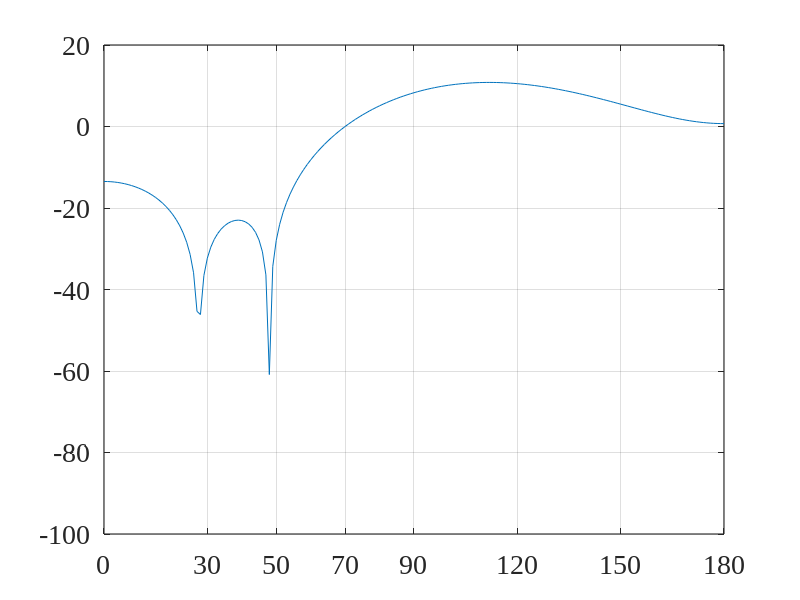
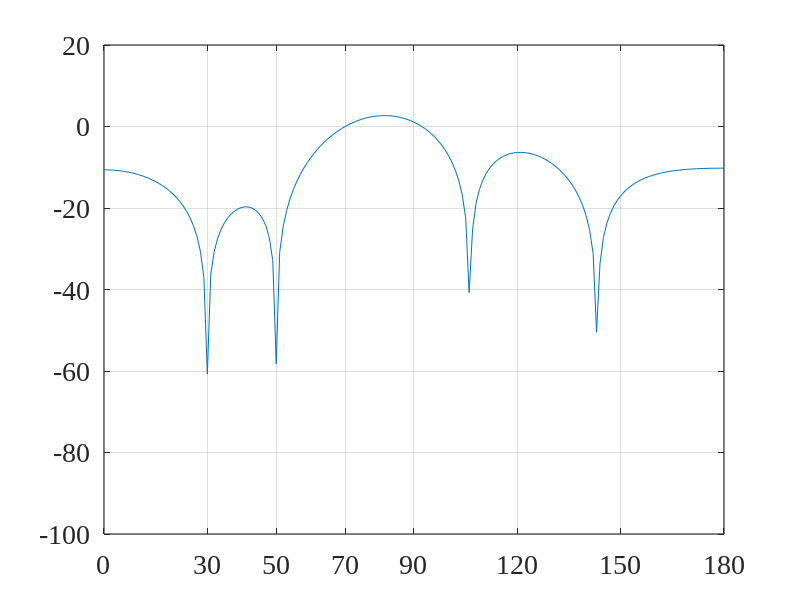
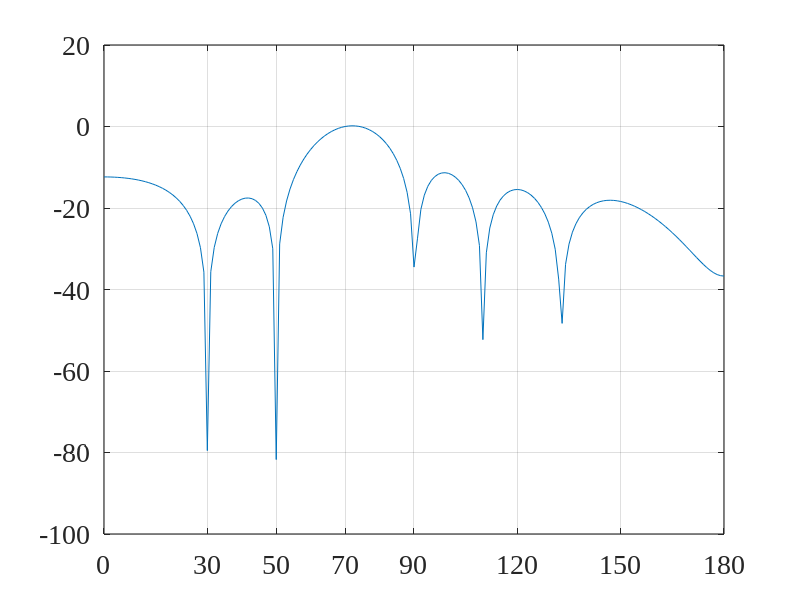
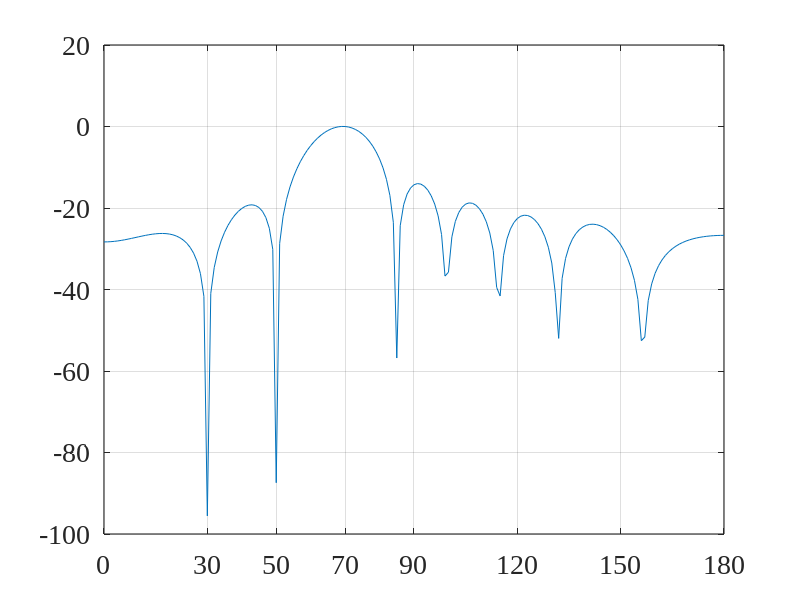

The MATLAB source for these figures, in order:
close all; clc; clear all;
linewd = 0.8;
hcfontsize = 20;
MarkerSize=9;

M_values=[10 20 30 40]; % Number of sensors

% Input:
c=340; % voice velocity

A0=0.5;
T=500;
f0=0.1;
f=0.1;

theta_d=70/180*pi;
theta_u1=50/180*pi;
theta_u2=30/180*pi;

alpha=0.01; % sigma_w^2/sigma_u^2

M=M_values(1);

d=exp(-1i*2*pi*f.*(0:(M-1))'*cos(theta_d));
du1=exp(-1i*2*pi*f.*(0:(M-1))'*cos(theta_u1));
du2=exp(-1i*2*pi*f.*(0:(M-1))'*cos(theta_u2));
phiV0=T*du1*du1'+T*du2*du2'+T*alpha*eye(M);
phiX1=A0^2/4*(sin(T*pi*(f+f0))./sin(pi*(f+f0))).^2+A0^2/4*(sin(T*pi*(f-f0+eps))./sin(pi*(f-f0+eps))).^2;

iSNR_dB=0;
iSNR=10^(iSNR_dB/10);

phiV1=T*A0^2/2./iSNR;
sigma2=T*A0^2/2./iSNR/phiV0(1,1);
phiV=sigma2*phiV0;

I_M=eye(M);
i_i=I_M(:,1);

phiY=phiV+phiX1*d*d';
h=(I_M-inv(phiY)*phiV)*i_i;


% Beampattern
phi=(0:1:180)';
phi_rad=phi/180*pi;
[phi_mat,m_mat]=meshgrid(phi_rad,0:M-1);
D_phi=exp(-1i*2*pi*f*m_mat.*cos(phi_mat));
B=D_phi'*h;
Ba=abs(B);
Ba_dB=20*log10(Ba);

figure
plot(phi_rad/pi*180, Ba_dB); grid
set(gca, 'Color', [1, 1, 1]);
set(gca, 'FontName', 'Times New Roman');
set(gca, 'FontSize', hcfontsize);
set(gca, 'LineWidth', linewd);
set(gca,'XLim',[0 180]);
set(gca,'XTick',[0 30 50 70 90:30:180]);
set(gca,'YLim',[-100 20]);
box on; grid on;

M=M_values(2);

d=exp(-1i*2*pi*f.*(0:(M-1))'*cos(theta_d));
du1=exp(-1i*2*pi*f.*(0:(M-1))'*cos(theta_u1));
du2=exp(-1i*2*pi*f.*(0:(M-1))'*cos(theta_u2));
phiV0=T*du1*du1'+T*du2*du2'+T*alpha*eye(M);
phiX1=A0^2/4*(sin(T*pi*(f+f0))./sin(pi*(f+f0))).^2+A0^2/4*(sin(T*pi*(f-f0+eps))./sin(pi*(f-f0+eps))).^2;

iSNR_dB=0;
iSNR=10^(iSNR_dB/10);

phiV1=T*A0^2/2./iSNR;
sigma2=T*A0^2/2./iSNR/phiV0(1,1);
phiV=sigma2*phiV0;

I_M=eye(M);
i_i=I_M(:,1);

phiY=phiV+phiX1*d*d';
h=(I_M-inv(phiY)*phiV)*i_i;

% Beampattern
phi=(0:1:180)';
phi_rad=phi/180*pi;
[phi_mat,m_mat]=meshgrid(phi_rad,0:M-1);
D_phi=exp(-1i*2*pi*f*m_mat.*cos(phi_mat));
B=D_phi'*h;
Ba=abs(B);
Ba_dB=20*log10(Ba);

figure
plot(phi_rad/pi*180, Ba_dB); grid
set(gca, 'Color', [1, 1, 1]);
set(gca, 'FontName', 'Times New Roman');
set(gca, 'FontSize', hcfontsize);
set(gca, 'LineWidth', linewd);
set(gca,'XLim',[0 180]);
set(gca,'XTick',[0 30 50 70 90:30:180]);
set(gca,'YLim',[-100 20]);
box on; grid on;

M=M_values(3);

d=exp(-1i*2*pi*f.*(0:(M-1))'*cos(theta_d));
du1=exp(-1i*2*pi*f.*(0:(M-1))'*cos(theta_u1));
du2=exp(-1i*2*pi*f.*(0:(M-1))'*cos(theta_u2));
phiV0=T*du1*du1'+T*du2*du2'+T*alpha*eye(M);
phiX1=A0^2/4*(sin(T*pi*(f+f0))./sin(pi*(f+f0))).^2+A0^2/4*(sin(T*pi*(f-f0+eps))./sin(pi*(f-f0+eps))).^2;

iSNR_dB=0;
iSNR=10^(iSNR_dB/10);

phiV1=T*A0^2/2./iSNR;
sigma2=T*A0^2/2./iSNR/phiV0(1,1);
phiV=sigma2*phiV0;

I_M=eye(M);
i_i=I_M(:,1);

phiY=phiV+phiX1*d*d';
h=(I_M-inv(phiY)*phiV)*i_i;

% Beampattern
phi=(0:1:180)';
phi_rad=phi/180*pi;
[phi_mat,m_mat]=meshgrid(phi_rad,0:M-1);
D_phi=exp(-1i*2*pi*f*m_mat.*cos(phi_mat));
B=D_phi'*h;
Ba=abs(B);
Ba_dB=20*log10(Ba);

figure
plot(phi_rad/pi*180, Ba_dB); grid
set(gca, 'Color', [1, 1, 1]);
set(gca, 'FontName', 'Times New Roman');
set(gca, 'FontSize', hcfontsize);
set(gca, 'LineWidth', linewd);
set(gca,'XLim',[0 180]);
set(gca,'XTick',[0 30 50 70 90:30:180]);
set(gca,'YLim',[-100 20]);
box on; grid on;

M=M_values(4);

d=exp(-1i*2*pi*f.*(0:(M-1))'*cos(theta_d));
du1=exp(-1i*2*pi*f.*(0:(M-1))'*cos(theta_u1));
du2=exp(-1i*2*pi*f.*(0:(M-1))'*cos(theta_u2));
phiV0=T*du1*du1'+T*du2*du2'+T*alpha*eye(M);
phiX1=A0^2/4*(sin(T*pi*(f+f0))./sin(pi*(f+f0))).^2+A0^2/4*(sin(T*pi*(f-f0+eps))./sin(pi*(f-f0+eps))).^2;

iSNR_dB=0;
iSNR=10^(iSNR_dB/10);

phiV1=T*A0^2/2./iSNR;
sigma2=T*A0^2/2./iSNR/phiV0(1,1);
phiV=sigma2*phiV0;

I_M=eye(M);
i_i=I_M(:,1);

phiY=phiV+phiX1*d*d';
h=(I_M-inv(phiY)*phiV)*i_i;

% Beampattern
phi=(0:1:180)';
phi_rad=phi/180*pi;
[phi_mat,m_mat]=meshgrid(phi_rad,0:M-1);
D_phi=exp(-1i*2*pi*f*m_mat.*cos(phi_mat));
B=D_phi'*h;
Ba=abs(B);
Ba_dB=20*log10(Ba);

figure
plot(phi_rad/pi*180, Ba_dB); grid
set(gca, 'Color', [1, 1, 1]);
set(gca, 'FontName', 'Times New Roman');
set(gca, 'FontSize', hcfontsize);
set(gca, 'LineWidth', linewd);
set(gca,'XLim',[0 180]);
set(gca,'XTick',[0 30 50 70 90:30:180]);
set(gca,'YLim',[-100 20]);
box on; grid on;
